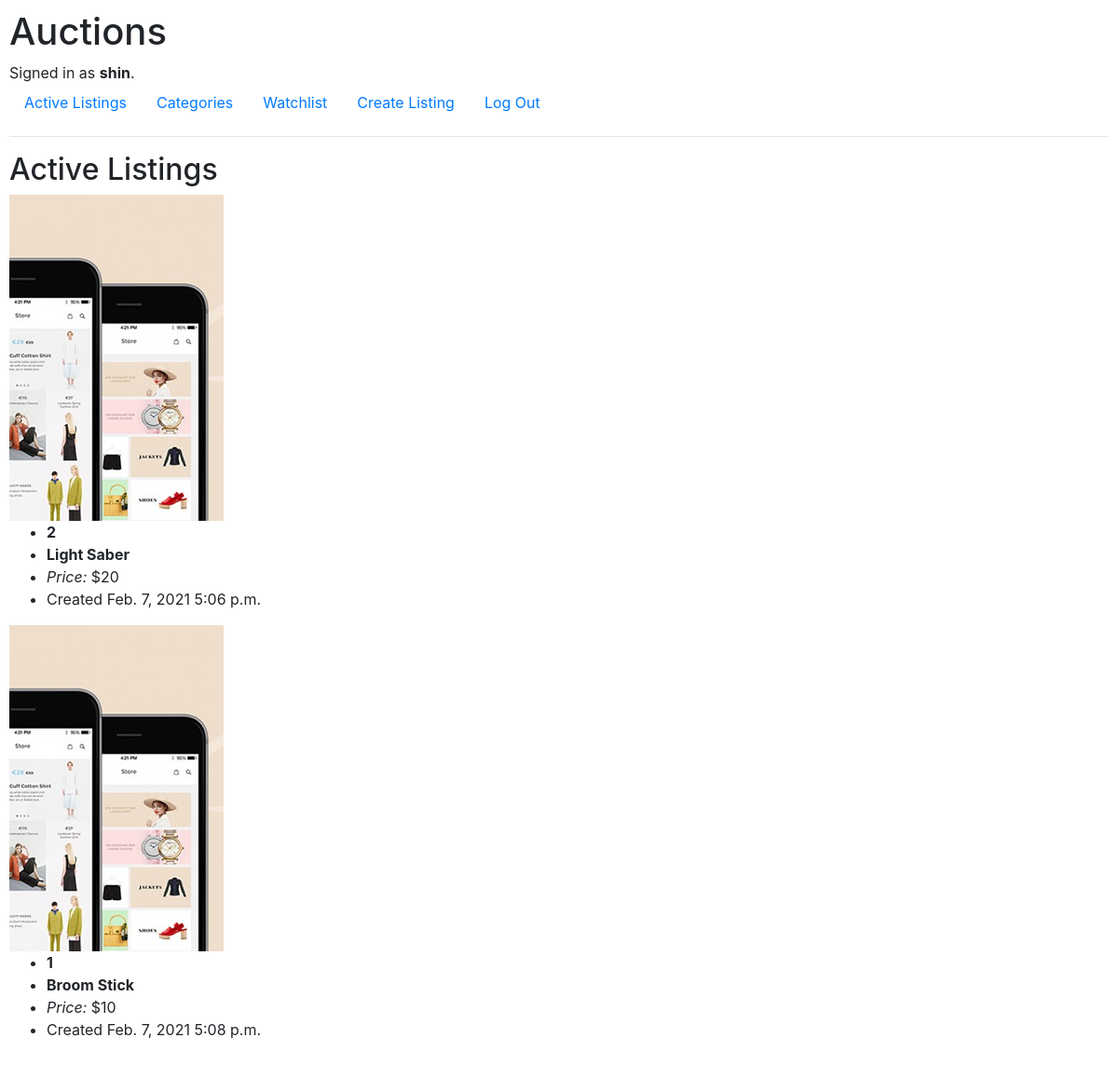
Screenshot of / (signed in) with the database file from the repository.
### auctions/models.py (models this page shows, shortened)
class User(AbstractUser):
    pass

class AuctionListing(models.Model):
    item = models.OneToOneField(Item, on_delete=models.CASCADE, related_name="item")
    listedBy = models.ForeignKey(
        User, on_delete=models.CASCADE, related_name="listed_by")
    createDate = models.DateField(default=datetime.now, blank=True)
    createTime = models.TimeField(default=datetime.now, blank=True)

class Item(models.Model):
    itemName = models.CharField(max_length=64)
    price= models.PositiveIntegerField()
    description = models.TextField()
    category = models.CharField(max_length=64, null=True)
    image = models.ImageField(upload_to='static/auctions/images/', null=True)

### auctions/views.py (the view)
# urls.py: path("", views.index, name="index"),
def index(request):
    return render(request, "auctions/index.html",{
        "listings": AuctionListing.objects.all()
    })

### auctions/templates/auctions/index.html
{% extends "auctions/layout.html" %} {% load static %} {% block body %}
<h2>Active Listings</h2>
{% for i in listings %}
<div>
    <div>
        <a href="{% url 'listings' i.item.id %} "><img src="{% static 'auctions/images/1.png' %}" alt="img 1" /></a>
    </div>
    <div class="listing-description">
        <ul>
            <li><strong>{{ i.item.id}}</strong></li>
            <li><strong>{{ i.item.itemName}}</strong></li>
            <li><em>Price: </em>${{ i.item.price}}</li>
            <li>Created {{ i.createDate }} {{ i.createTime }}</li>
        </ul>
    </div>
</div>
{% endfor %} {% endblock %}

### auctions/templates/auctions/layout.html (shortened to what this page needs)
{% load static %}
<!DOCTYPE html>
<html lang="en">
<head>
    <link rel="stylesheet" href="https://stackpath.bootstrapcdn.com/bootstrap/4.4.1/css/bootstrap.min.css">
    <link href="{% static 'auctions/styles.css' %}" rel="stylesheet">
</head>
<body>
    <h1>Auctions</h1>
    <div>
        {% if user.is_authenticated %} Signed in as <strong>{{ user.username }}</strong>. {% else %} Not signed in. {% endif %}
    </div>
    <ul class="nav">
        <li class="nav-item">
            <a class="nav-link" href="{% url 'index' %}">Active Listings</a>
        </li>
        <li class="nav-item">
            <a class="nav-link" href="{% url 'categories' %}">Categories</a>
        </li>
        <li class="nav-item">
            <a class="nav-link" href="{% url 'watchlist' %}">Watchlist</a>
        </li>
        <li class="nav-item">
            <a class="nav-link" href="{% url 'createListings' %}">Create Listing</a>
        </li>
        {% if user.is_authenticated %}
        <li class="nav-item">
            <a class="nav-link" href="{% url 'logout' %}">Log Out</a>
        </li>
        {% endif %}
    </ul>
    <hr> {% block body %} {% endblock %}
</body>
</html>

### auctions/static/auctions/styles.css (style rules this page uses)
body { padding: 10px; }

### rows the page displays
User: username "shin"
AuctionListing: item.id "2", item.itemName "Light Saber", item.price "20", createDate "Feb. 7, 2021", createTime "5:06 p.m."
AuctionListing: item.id "1", item.itemName "Broom Stick", item.price "10", createDate "Feb. 7, 2021", createTime "5:08 p.m."
